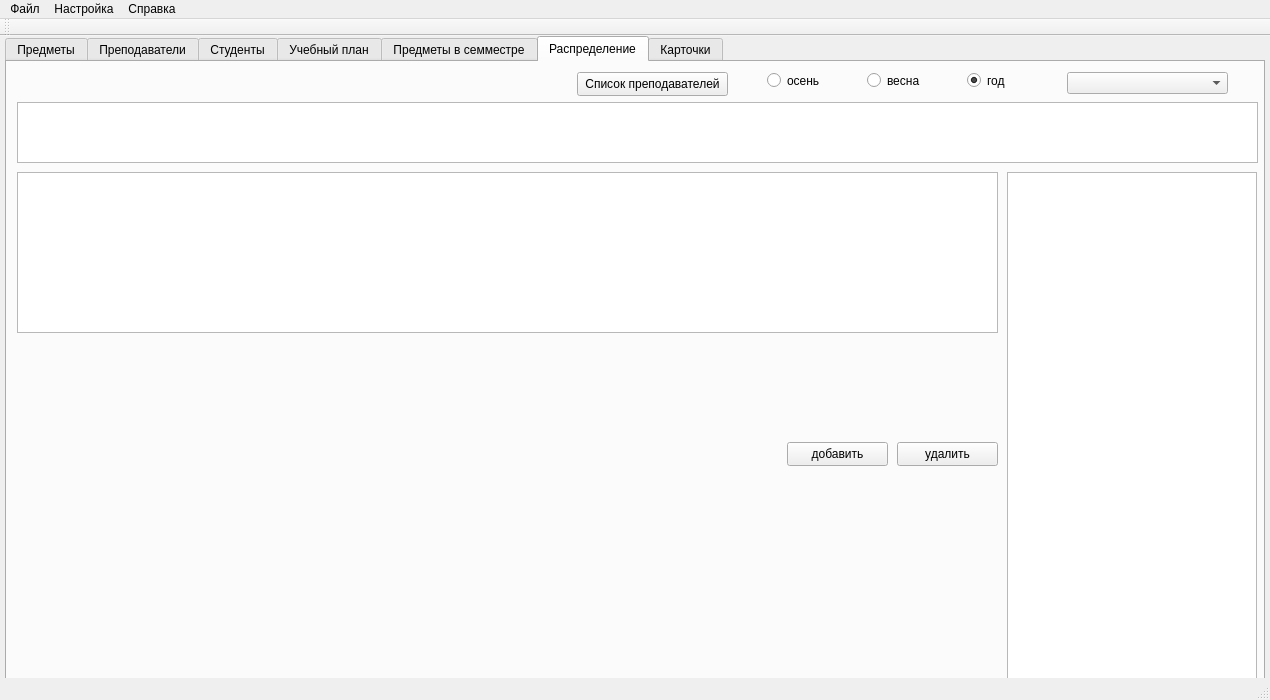
<?xml version="1.0" encoding="UTF-8"?>
<ui version="4.0">
 <class>MainWindow</class>
 <widget class="QMainWindow" name="MainWindow">
  <property name="geometry">
   <rect>
    <x>0</x>
    <y>0</y>
    <width>1270</width>
    <height>700</height>
   </rect>
  </property>
  <property name="windowTitle">
   <string>Nagruzka</string>
  </property>
  <widget class="QWidget" name="centralWidget">
   <widget class="QTabWidget" name="tabWidget">
    <property name="geometry">
     <rect>
      <x>5</x>
      <y>0</y>
      <width>1260</width>
      <height>650</height>
     </rect>
    </property>
    <property name="currentIndex">
     <number>5</number>
    </property>
    <widget class="QWidget" name="tab_6">
     <attribute name="title">
      <string>Предметы</string>
     </attribute>
     <widget class="QPushButton" name="pushButton_add_subject">
      <property name="geometry">
       <rect>
        <x>570</x>
        <y>10</y>
        <width>91</width>
        <height>24</height>
       </rect>
      </property>
      <property name="text">
       <string>добавить</string>
      </property>
     </widget>
     <widget class="QTableView" name="tableView">
      <property name="geometry">
       <rect>
        <x>10</x>
        <y>10</y>
        <width>551</width>
        <height>601</height>
       </rect>
      </property>
      <attribute name="horizontalHeaderDefaultSectionSize">
       <number>250</number>
      </attribute>
      <attribute name="verticalHeaderVisible">
       <bool>false</bool>
      </attribute>
      <attribute name="verticalHeaderDefaultSectionSize">
       <number>25</number>
      </attribute>
     </widget>
     <widget class="QPushButton" name="pushButton_del_subject">
      <property name="geometry">
       <rect>
        <x>570</x>
        <y>40</y>
        <width>91</width>
        <height>24</height>
       </rect>
      </property>
      <property name="text">
       <string>удалить</string>
      </property>
     </widget>
     <widget class="QPushButton" name="pushButton_3">
      <property name="geometry">
       <rect>
        <x>1030</x>
        <y>560</y>
        <width>151</width>
        <height>24</height>
       </rect>
      </property>
      <property name="text">
       <string>загрузить из файла</string>
      </property>
     </widget>
     <widget class="QLineEdit" name="lineEdit">
      <property name="geometry">
       <rect>
        <x>760</x>
        <y>590</y>
        <width>421</width>
        <height>23</height>
       </rect>
      </property>
     </widget>
     <widget class="QPushButton" name="pushButton_4">
      <property name="geometry">
       <rect>
        <x>1190</x>
        <y>590</y>
        <width>51</width>
        <height>24</height>
       </rect>
      </property>
      <property name="text">
       <string>browse</string>
      </property>
     </widget>
    </widget>
    <widget class="QWidget" name="tab">
     <attribute name="title">
      <string>Преподаватели</string>
     </attribute>
     <widget class="QPushButton" name="pushButton_del_teachers">
      <property name="geometry">
       <rect>
        <x>1150</x>
        <y>590</y>
        <width>91</width>
        <height>24</height>
       </rect>
      </property>
      <property name="text">
       <string>удалить</string>
      </property>
     </widget>
     <widget class="QTableView" name="tableView_2">
      <property name="geometry">
       <rect>
        <x>10</x>
        <y>10</y>
        <width>1231</width>
        <height>571</height>
       </rect>
      </property>
      <attribute name="verticalHeaderVisible">
       <bool>false</bool>
      </attribute>
      <attribute name="verticalHeaderDefaultSectionSize">
       <number>25</number>
      </attribute>
     </widget>
     <widget class="QPushButton" name="pushButton_add_teachers">
      <property name="geometry">
       <rect>
        <x>1050</x>
        <y>590</y>
        <width>91</width>
        <height>24</height>
       </rect>
      </property>
      <property name="text">
       <string>добавить</string>
      </property>
     </widget>
     <widget class="QPushButton" name="pushButton">
      <property name="enabled">
       <bool>true</bool>
      </property>
      <property name="geometry">
       <rect>
        <x>10</x>
        <y>590</y>
        <width>75</width>
        <height>23</height>
       </rect>
      </property>
      <property name="text">
       <string>отмена</string>
      </property>
     </widget>
    </widget>
    <widget class="QWidget" name="tab_2">
     <attribute name="title">
      <string>Студенты</string>
     </attribute>
     <widget class="QTableView" name="tableView_3">
      <property name="geometry">
       <rect>
        <x>10</x>
        <y>10</y>
        <width>1231</width>
        <height>571</height>
       </rect>
      </property>
      <attribute name="verticalHeaderDefaultSectionSize">
       <number>25</number>
      </attribute>
     </widget>
     <widget class="QPushButton" name="pushButton_add_student">
      <property name="geometry">
       <rect>
        <x>1040</x>
        <y>590</y>
        <width>91</width>
        <height>24</height>
       </rect>
      </property>
      <property name="text">
       <string>добавить</string>
      </property>
     </widget>
     <widget class="QPushButton" name="pushButton_del_student">
      <property name="geometry">
       <rect>
        <x>1150</x>
        <y>590</y>
        <width>91</width>
        <height>24</height>
       </rect>
      </property>
      <property name="text">
       <string>удалить</string>
      </property>
     </widget>
    </widget>
    <widget class="QWidget" name="tab_3">
     <attribute name="title">
      <string>Учебный план</string>
     </attribute>
     <widget class="QTableView" name="tableView_4">
      <property name="geometry">
       <rect>
        <x>10</x>
        <y>40</y>
        <width>1231</width>
        <height>541</height>
       </rect>
      </property>
      <attribute name="verticalHeaderDefaultSectionSize">
       <number>25</number>
      </attribute>
     </widget>
     <widget class="QPushButton" name="pushButton_del_curriculum">
      <property name="geometry">
       <rect>
        <x>1150</x>
        <y>590</y>
        <width>91</width>
        <height>24</height>
       </rect>
      </property>
      <property name="text">
       <string>удалить</string>
      </property>
     </widget>
     <widget class="QPushButton" name="pushButton_add_curriculum">
      <property name="geometry">
       <rect>
        <x>1040</x>
        <y>590</y>
        <width>91</width>
        <height>24</height>
       </rect>
      </property>
      <property name="text">
       <string>добавить</string>
      </property>
     </widget>
     <widget class="SaveIdComboBox" name="comboBox">
      <property name="geometry">
       <rect>
        <x>1100</x>
        <y>10</y>
        <width>141</width>
        <height>24</height>
       </rect>
      </property>
     </widget>
    </widget>
    <widget class="QWidget" name="tab_4">
     <attribute name="title">
      <string>Предметы в семместре</string>
     </attribute>
     <widget class="QTableView" name="tableView_5">
      <property name="geometry">
       <rect>
        <x>10</x>
        <y>40</y>
        <width>1231</width>
        <height>541</height>
       </rect>
      </property>
      <attribute name="verticalHeaderDefaultSectionSize">
       <number>25</number>
      </attribute>
     </widget>
     <widget class="QPushButton" name="pushButton_del_subjects_in_semmestre">
      <property name="enabled">
       <bool>false</bool>
      </property>
      <property name="geometry">
       <rect>
        <x>1150</x>
        <y>590</y>
        <width>91</width>
        <height>24</height>
       </rect>
      </property>
      <property name="text">
       <string>удалить</string>
      </property>
     </widget>
     <widget class="QPushButton" name="pushButton_add_subjects_in_semmestre">
      <property name="enabled">
       <bool>false</bool>
      </property>
      <property name="geometry">
       <rect>
        <x>1040</x>
        <y>590</y>
        <width>91</width>
        <height>24</height>
       </rect>
      </property>
      <property name="text">
       <string>добавить</string>
      </property>
     </widget>
     <widget class="SaveIdComboBox" name="comboBox_2">
      <property name="geometry">
       <rect>
        <x>1110</x>
        <y>10</y>
        <width>131</width>
        <height>24</height>
       </rect>
      </property>
     </widget>
     <widget class="QPushButton" name="pushButton_2">
      <property name="geometry">
       <rect>
        <x>1010</x>
        <y>10</y>
        <width>91</width>
        <height>24</height>
       </rect>
      </property>
      <property name="text">
       <string>пересчитать</string>
      </property>
     </widget>
    </widget>
    <widget class="QWidget" name="tab_5">
     <attribute name="title">
      <string>Распределение</string>
     </attribute>
     <widget class="SaveIdTableView" name="tableView_6">
      <property name="geometry">
       <rect>
        <x>1000</x>
        <y>110</y>
        <width>250</width>
        <height>511</height>
       </rect>
      </property>
      <attribute name="verticalHeaderDefaultSectionSize">
       <number>30</number>
      </attribute>
     </widget>
     <widget class="QPushButton" name="pushButton_add_distribution">
      <property name="geometry">
       <rect>
        <x>780</x>
        <y>380</y>
        <width>101</width>
        <height>24</height>
       </rect>
      </property>
      <property name="text">
       <string>добавить</string>
      </property>
     </widget>
     <widget class="QPushButton" name="pushButton_del_distribution">
      <property name="geometry">
       <rect>
        <x>890</x>
        <y>380</y>
        <width>101</width>
        <height>24</height>
       </rect>
      </property>
      <property name="text">
       <string>удалить</string>
      </property>
     </widget>
     <widget class="QTableView" name="tableView_7">
      <property name="geometry">
       <rect>
        <x>10</x>
        <y>40</y>
        <width>1241</width>
        <height>61</height>
       </rect>
      </property>
      <property name="verticalScrollBarPolicy">
       <enum>Qt::ScrollBarAlwaysOff</enum>
      </property>
      <property name="horizontalScrollBarPolicy">
       <enum>Qt::ScrollBarAlwaysOff</enum>
      </property>
     </widget>
     <widget class="QTableView" name="tableView_8">
      <property name="geometry">
       <rect>
        <x>10</x>
        <y>110</y>
        <width>981</width>
        <height>161</height>
       </rect>
      </property>
     </widget>
     <widget class="QRadioButton" name="radioButton">
      <property name="geometry">
       <rect>
        <x>760</x>
        <y>10</y>
        <width>82</width>
        <height>17</height>
       </rect>
      </property>
      <property name="text">
       <string>осень</string>
      </property>
     </widget>
     <widget class="QRadioButton" name="radioButton_2">
      <property name="geometry">
       <rect>
        <x>860</x>
        <y>10</y>
        <width>82</width>
        <height>17</height>
       </rect>
      </property>
      <property name="text">
       <string>весна</string>
      </property>
     </widget>
     <widget class="QRadioButton" name="radioButton_3">
      <property name="geometry">
       <rect>
        <x>960</x>
        <y>10</y>
        <width>82</width>
        <height>17</height>
       </rect>
      </property>
      <property name="text">
       <string>год</string>
      </property>
      <property name="checked">
       <bool>true</bool>
      </property>
     </widget>
     <widget class="SaveIdComboBox" name="comboBox_3">
      <property name="geometry">
       <rect>
        <x>1060</x>
        <y>10</y>
        <width>161</width>
        <height>22</height>
       </rect>
      </property>
     </widget>
     <widget class="QPushButton" name="pushButton_8">
      <property name="geometry">
       <rect>
        <x>570</x>
        <y>10</y>
        <width>151</width>
        <height>24</height>
       </rect>
      </property>
      <property name="text">
       <string>Список преподавателей</string>
      </property>
      <property name="checkable">
       <bool>true</bool>
      </property>
      <property name="flat">
       <bool>false</bool>
      </property>
     </widget>
    </widget>
    <widget class="QWidget" name="tab_7">
     <attribute name="title">
      <string>Карточки</string>
     </attribute>
     <widget class="SaveIdTableView" name="tableView_9">
      <property name="geometry">
       <rect>
        <x>10</x>
        <y>10</y>
        <width>501</width>
        <height>541</height>
       </rect>
      </property>
     </widget>
     <widget class="QLineEdit" name="lineEdit_2">
      <property name="geometry">
       <rect>
        <x>520</x>
        <y>160</y>
        <width>351</width>
        <height>23</height>
       </rect>
      </property>
      <property name="text">
       <string>/home/perec/out.ods</string>
      </property>
     </widget>
     <widget class="QPushButton" name="pushButton_9">
      <property name="geometry">
       <rect>
        <x>770</x>
        <y>190</y>
        <width>101</width>
        <height>24</height>
       </rect>
      </property>
      <property name="text">
       <string>Create report</string>
      </property>
     </widget>
     <widget class="QGroupBox" name="groupBox">
      <property name="geometry">
       <rect>
        <x>520</x>
        <y>10</y>
        <width>161</width>
        <height>80</height>
       </rect>
      </property>
      <property name="title">
       <string>Отчет для</string>
      </property>
      <widget class="QRadioButton" name="radioButton_6">
       <property name="geometry">
        <rect>
         <x>10</x>
         <y>30</y>
         <width>97</width>
         <height>21</height>
        </rect>
       </property>
       <property name="text">
        <string>выбранные</string>
       </property>
       <property name="checked">
        <bool>true</bool>
       </property>
      </widget>
      <widget class="QRadioButton" name="radioButton_7">
       <property name="geometry">
        <rect>
         <x>10</x>
         <y>60</y>
         <width>141</width>
         <height>21</height>
        </rect>
       </property>
       <property name="text">
        <string>все преподаватели</string>
       </property>
      </widget>
     </widget>
     <widget class="QGroupBox" name="groupBox_2">
      <property name="geometry">
       <rect>
        <x>700</x>
        <y>10</y>
        <width>120</width>
        <height>80</height>
       </rect>
      </property>
      <property name="title">
       <string>Формат файла</string>
      </property>
      <widget class="QRadioButton" name="radioButton_4">
       <property name="geometry">
        <rect>
         <x>10</x>
         <y>30</y>
         <width>51</width>
         <height>21</height>
        </rect>
       </property>
       <property name="text">
        <string>.xls</string>
       </property>
       <property name="checked">
        <bool>true</bool>
       </property>
      </widget>
      <widget class="QRadioButton" name="radioButton_5">
       <property name="enabled">
        <bool>false</bool>
       </property>
       <property name="geometry">
        <rect>
         <x>10</x>
         <y>60</y>
         <width>97</width>
         <height>21</height>
        </rect>
       </property>
       <property name="text">
        <string>.ods</string>
       </property>
      </widget>
     </widget>
    </widget>
   </widget>
  </widget>
  <widget class="QMenuBar" name="menuBar">
   <property name="geometry">
    <rect>
     <x>0</x>
     <y>0</y>
     <width>1270</width>
     <height>21</height>
    </rect>
   </property>
   <widget class="QMenu" name="menu">
    <property name="title">
     <string>Файл</string>
    </property>
    <addaction name="action_6"/>
    <addaction name="action_7"/>
    <addaction name="action_txt"/>
    <addaction name="action_txt_2"/>
   </widget>
   <widget class="QMenu" name="menu_2">
    <property name="title">
     <string>Настройка</string>
    </property>
    <addaction name="action_4"/>
    <addaction name="action_5"/>
   </widget>
   <widget class="QMenu" name="menu_3">
    <property name="title">
     <string>Справка</string>
    </property>
    <addaction name="action"/>
    <addaction name="action_2"/>
    <addaction name="action_3"/>
   </widget>
   <addaction name="menu"/>
   <addaction name="menu_2"/>
   <addaction name="menu_3"/>
  </widget>
  <widget class="QToolBar" name="mainToolBar">
   <attribute name="toolBarArea">
    <enum>TopToolBarArea</enum>
   </attribute>
   <attribute name="toolBarBreak">
    <bool>false</bool>
   </attribute>
  </widget>
  <widget class="QStatusBar" name="statusBar"/>
  <action name="action">
   <property name="text">
    <string>содержание</string>
   </property>
  </action>
  <action name="action_2">
   <property name="text">
    <string>проверить обновление</string>
   </property>
  </action>
  <action name="action_3">
   <property name="text">
    <string>о программе</string>
   </property>
  </action>
  <action name="action_4">
   <property name="text">
    <string>Специальности</string>
   </property>
  </action>
  <action name="action_5">
   <property name="text">
    <string>Должности</string>
   </property>
  </action>
  <action name="action_6">
   <property name="text">
    <string>Создать</string>
   </property>
   <property name="toolTip">
    <string>Создать</string>
   </property>
  </action>
  <action name="action_7">
   <property name="text">
    <string>Удалить</string>
   </property>
  </action>
  <action name="action_txt">
   <property name="text">
    <string>экспорт в txt</string>
   </property>
  </action>
  <action name="action_txt_2">
   <property name="text">
    <string>создать из txt</string>
   </property>
  </action>
 </widget>
 <layoutdefault spacing="6" margin="11"/>
 <customwidgets>
  <customwidget>
   <class>SaveIdComboBox</class>
   <extends>QComboBox</extends>
   <header>components.h</header>
  </customwidget>
  <customwidget>
   <class>SaveIdTableView</class>
   <extends>QTableView</extends>
   <header location="global">components.h</header>
  </customwidget>
 </customwidgets>
 <resources/>
 <connections/>
 <slots>
  <slot>update_curriculum()</slot>
  <slot>update_distribution()</slot>
 </slots>
</ui>
